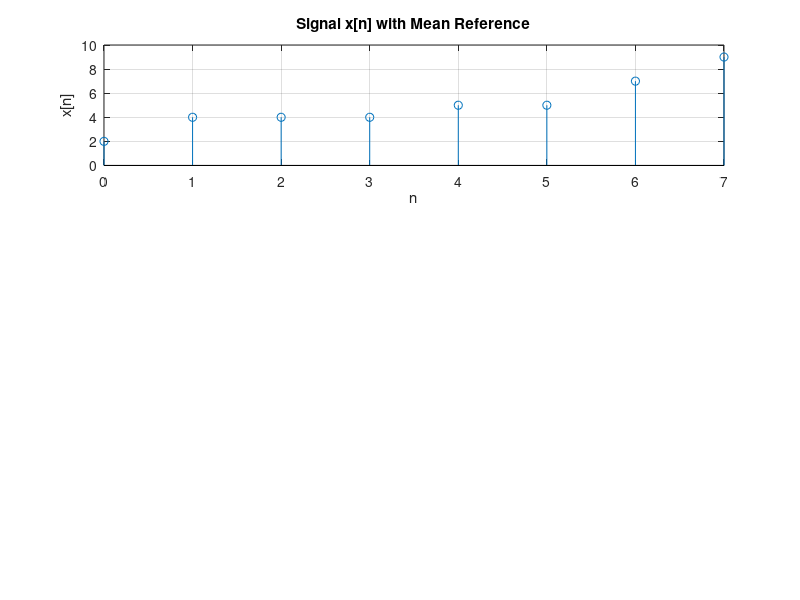

This chart was generated by the following MATLAB code: (Note: this script raises an error after producing the figure.)
x = [2 4 4 4 5 5 7 9];
n = 0:length(x)-1;

m  = mean(x);
v  = var(x);
sd = std(x);
sk = skewness(x);
ku = kurtosis(x);

subplot(3,1,1)
stem(n, x)
grid on
title('Signal x[n] with Mean Reference')
xlabel('n')
ylabel('x[n]')
hold on
yline(m, 'r', 'LineWidth', 2)
legend('x[n]', 'Mean')
hold off

subplot(3,1,2)
values = [m v sd sk ku];
labels = {'Mean','Variance','Std Dev','Skewness','Kurtosis'};
bar(values)
set(gca, 'xticklabel', labels)
grid on
title('Statistical Measures Comparison')
ylabel('Value')


subplot(3,1,3)
histogram(x)
grid on
title(['Distribution of x[n]  (Skewness = ' num2str(sk) ', Kurtosis = ' num2str(ku) ')'])
xlabel('Value')
ylabel('Frequency')

disp('--- Built-in Results ---')
disp(['Mean: ' num2str(m)])
disp(['Variance: ' num2str(v)])
disp(['Std Dev: ' num2str(sd)])
disp(['Skewness: ' num2str(sk)])
disp(['Kurtosis: ' num2str(ku)])
